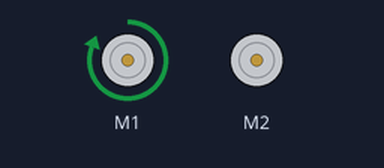
The program below on a simulated BBC micro:bit (MakeCode). Parts: 2 × DC motor (green arrow = forward, orange = backward, longer = faster).

Above: at 0.5 s.
At 2.5 s:
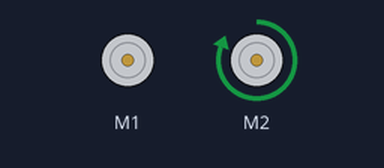
At 3.5 s:
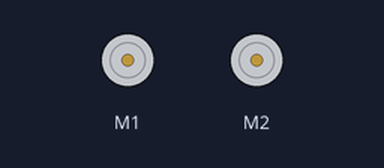
Timing chart, 0 to 5.2 s (numbered marks = the images above):
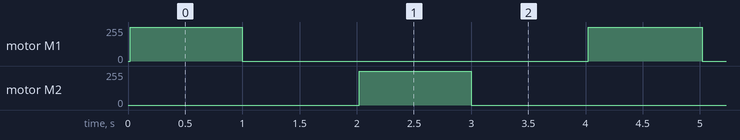

The program:

main.ts
```typescript
basic.forever(function () {
    maqueen.motorRun(maqueen.Motors.M1, maqueen.Dir.CW, 255)
    basic.pause(1000)
    maqueen.motorStop(maqueen.Motors.M1)
    basic.pause(1000)
    maqueen.motorRun(maqueen.Motors.M2, maqueen.Dir.CW, 255)
    basic.pause(1000)
    maqueen.motorStop(maqueen.Motors.M2)
    basic.pause(1000)
})
```

test.ts
```typescript
// aquí va el archivo "tests"; esto no se compilará cuando este paquete se utilice como una extensión.
```

Measured:
- by itself, motor M1, motor M2: alternates forward 255/255 for 1.0 s and stopped for 3.0 s
